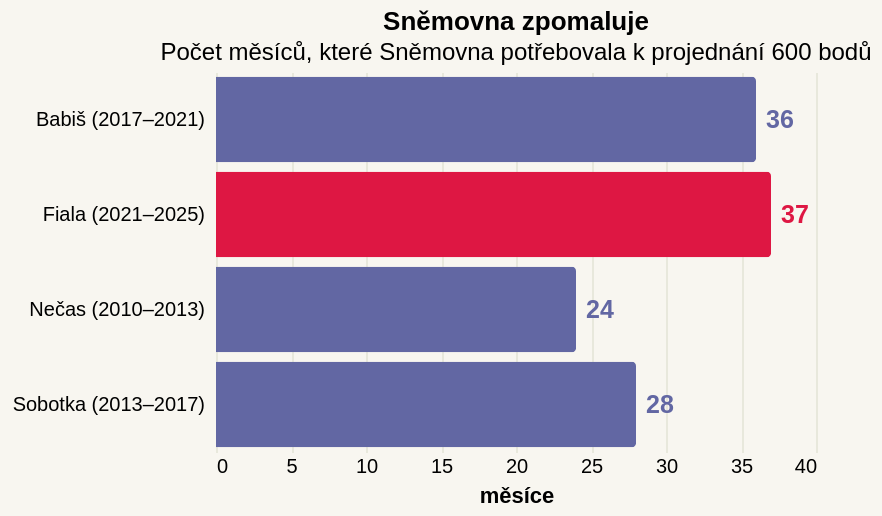

Specify this chart in Vega-Lite:
### Vega-Lite specification from a JSON file in a GitHub repository (floating-point values rounded to 4 significant figures)
{"_source": "Poslanecká sněmovna PČR", "$schema": "https://vega.github.io/schema/vega-lite/v5.json", "description": "Kolik měsíců potřebovala Sněmovna k projednání 600 bodů", "title": {"text": "Sněmovna zpomaluje", "subtitle": "Počet měsíců, které Sněmovna potřebovala k projednání 600 bodů"}, "height": 190, "background": "#f8f6f0", "data": {"values": [{"vlada": "Nečas (2010–2013)", "mesice": 24, "poradi": 1, "zvyrazneni": "ne"}, {"vlada": "Sobotka (2013–2017)", "mesice": 28, "poradi": 2, "zvyrazneni": "ne"}, {"vlada": "Babiš (2017–2021)", "mesice": 36, "poradi": 3, "zvyrazneni": "ne"}, {"vlada": "Fiala (2021–2025)", "mesice": 37, "poradi": 4, "zvyrazneni": "ano"}]}, "layer": [{"mark": {"type": "bar", "tooltip": true, "cornerRadiusEnd": 2}, "encoding": {"y": {"field": "vlada", "type": "nominal", "sort": {"field": "poradi"}, "title": null, "axis": {"domain": false, "ticks": false, "labelPadding": 6}}, "x": {"field": "mesice", "type": "quantitative", "title": "měsíce", "axis": {"grid": true, "gridColor": "#e8e8dc", "domain": false, "ticks": false}}, "color": {"field": "zvyrazneni", "type": "nominal", "legend": null, "scale": {"domain": ["ne", "ano"], "range": ["#6267a3", "#de1743"]}}, "tooltip": [{"field": "vlada", "title": "Období"}, {"field": "mesice", "title": "Měsíců na 600 bodů"}]}}, {"mark": {"type": "text", "align": "left", "dx": 5, "fontWeight": "bold", "fontSize": 12.5}, "encoding": {"y": {"field": "vlada", "type": "nominal", "sort": {"field": "poradi"}}, "x": {"field": "mesice", "type": "quantitative"}, "text": {"field": "mesice"}, "color": {"field": "zvyrazneni", "type": "nominal", "legend": null, "scale": {"domain": ["ne", "ano"], "range": ["#6267a3", "#de1743"]}}}}], "config": {"view": {"stroke": "transparent"}}}
